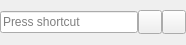
<?xml version="1.0" encoding="UTF-8"?>
<ui version="4.0">
 <class>KeySequenceEdit</class>
 <widget class="QWidget" name="KeySequenceEdit">
  <property name="geometry">
   <rect>
    <x>0</x>
    <y>0</y>
    <width>186</width>
    <height>45</height>
   </rect>
  </property>
  <property name="windowTitle">
   <string>Form</string>
  </property>
  <layout class="QHBoxLayout" name="horizontalLayout">
   <property name="spacing">
    <number>0</number>
   </property>
   <property name="leftMargin">
    <number>0</number>
   </property>
   <property name="topMargin">
    <number>0</number>
   </property>
   <property name="rightMargin">
    <number>0</number>
   </property>
   <property name="bottomMargin">
    <number>0</number>
   </property>
   <item>
    <widget class="QKeySequenceEdit" name="key_sequence_edit"/>
   </item>
   <item>
    <widget class="QPushButton" name="pb_reset">
     <property name="maximumSize">
      <size>
       <width>24</width>
       <height>24</height>
      </size>
     </property>
     <property name="text">
      <string/>
     </property>
    </widget>
   </item>
   <item>
    <widget class="QPushButton" name="pb_clear">
     <property name="maximumSize">
      <size>
       <width>24</width>
       <height>24</height>
      </size>
     </property>
     <property name="text">
      <string/>
     </property>
    </widget>
   </item>
  </layout>
 </widget>
 <resources/>
 <connections/>
</ui>
